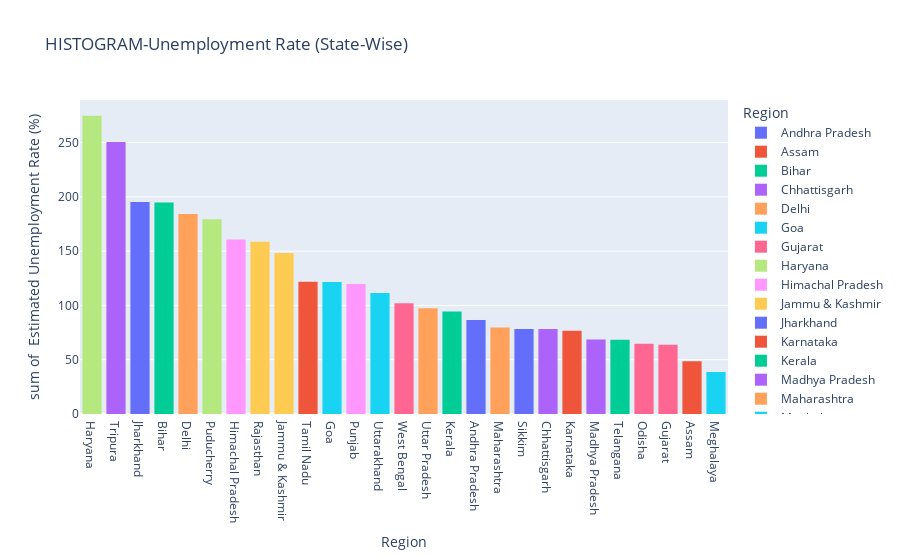

Notebook code cell kept with this figure:
### Code cell
f=pix.histogram(df,x='Region',y=' Estimated Unemployment Rate (%)',color='Region',
          title='  HISTOGRAM-Unemployment Rate (State-Wise)',template='plotly')
f.update_layout(xaxis={'categoryorder':'total descending'})
f.show()

### Figure 1 — Plotly figure (JSON) as saved in the notebook; plotly's stock layout.template omitted (floating-point values rounded to 4 significant figures)
{"data": [{"alignmentgroup": "True", "bingroup": "x", "histfunc": "sum", "hovertemplate": "Region=%{x}<br>sum of  Estimated Unemployment Rate (%)=%{y}<extra></extra>", "legendgroup": "Andhra Pradesh", "marker": {"color": "#636efa", "pattern": {"shape": ""}}, "name": "Andhra Pradesh", "offsetgroup": "Andhra Pradesh", "orientation": "v", "showlegend": true, "type": "histogram", "x": ["Andhra Pradesh", "Andhra Pradesh", "Andhra Pradesh", "Andhra Pradesh", "Andhra Pradesh", "Andhra Pradesh", "Andhra Pradesh", "Andhra Pradesh", "Andhra Pradesh", "Andhra Pradesh"], "xaxis": "x", "y": [5.48, 5.83, 5.79, 20.51, 17.43, 3.31, 8.34, 6.96, 6.4, 6.59], "yaxis": "y"}, {"alignmentgroup": "True", "bingroup": "x", "histfunc": "sum", "hovertemplate": "Region=%{x}<br>sum of  Estimated Unemployment Rate (%)=%{y}<extra></extra>", "legendgroup": "Assam", "marker": {"color": "#EF553B", "pattern": {"shape": ""}}, "name": "Assam", "offsetgroup": "Assam", "orientation": "v", "showlegend": true, "type": "histogram", "x": ["Assam", "Assam", "Assam", "Assam", "Assam", "Assam", "Assam", "Assam", "Assam", "Assam"], "xaxis": "x", "y": [4.66, 4.41, 4.77, 11.06, 9.55, 0.6, 3.77, 5.53, 1.19, 3.02], "yaxis": "y"}, {"alignmentgroup": "True", "bingroup": "x", "histfunc": "sum", "hovertemplate": "Region=%{x}<br>sum of  Estimated Unemployment Rate (%)=%{y}<extra></extra>", "legendgroup": "Bihar", "marker": {"color": "#00cc96", "pattern": {"shape": ""}}, "name": "Bihar", "offsetgroup": "Bihar", "orientation": "v", "showlegend": true, "type": "histogram", "x": ["Bihar", "Bihar", "Bihar", "Bihar", "Bihar", "Bihar", "Bihar", "Bihar", "Bihar", "Bihar"], "xaxis": "x", "y": [10.61, 10.29, 15.43, 46.64, 45.96, 17.82, 12.79, 13.44, 11.91, 9.82], "yaxis": "y"}, {"alignmentgroup": "True", "bingroup": "x", "histfunc": "sum", "hovertemplate": "Region=%{x}<br>sum of  Estimated Unemployment Rate (%)=%{y}<extra></extra>", "legendgroup": "Chhattisgarh", "marker": {"color": "#ab63fa", "pattern": {"shape": ""}}, "name": "Chhattisgarh", "offsetgroup": "Chhattisgarh", "orientation": "v", "showlegend": true, "type": "histogram", "x": ["Chhattisgarh", "Chhattisgarh", "Chhattisgarh", "Chhattisgarh", "Chhattisgarh", "Chhattisgarh", "Chhattisgarh", "Chhattisgarh", "Chhattisgarh", "Chhattisgarh"], "xaxis": "x", "y": [9.65, 8.38, 7.54, 3.41, 10.5, 14.23, 10.27, 5.63, 1.96, 6.62], "yaxis": "y"}, {"alignmentgroup": "True", "bingroup": "x", "histfunc": "sum", "hovertemplate": "Region=%{x}<br>sum of  Estimated Unemployment Rate (%)=%{y}<extra></extra>", "legendgroup": "Delhi", "marker": {"color": "#FFA15A", "pattern": {"shape": ""}}, "name": "Delhi", "offsetgroup": "Delhi", "orientation": "v", "showlegend": true, "type": "histogram", "x": ["Delhi", "Delhi", "Delhi", "Delhi", "Delhi", "Delhi", "Delhi", "Delhi", "Delhi", "Delhi"], "xaxis": "x", "y": [22.23, 14.84, 17.04, 16.68, 42.27, 18.19, 20.3, 13.79, 12.53, 6.27], "yaxis": "y"}, {"alignmentgroup": "True", "bingroup": "x", "histfunc": "sum", "hovertemplate": "Region=%{x}<br>sum of  Estimated Unemployment Rate (%)=%{y}<extra></extra>", "legendgroup": "Goa", "marker": {"color": "#19d3f3", "pattern": {"shape": ""}}, "name": "Goa", "offsetgroup": "Goa", "orientation": "v", "showlegend": true, "type": "histogram", "x": ["Goa", "Goa", "Goa", "Goa", "Goa", "Goa", "Goa", "Goa", "Goa", "Goa"], "xaxis": "x", "y": [8.89, 2.81, 5.25, 13.31, 21.25, 9.96, 17.07, 16.21, 15.38, 11.54], "yaxis": "y"}, {"alignmentgroup": "True", "bingroup": "x", "histfunc": "sum", "hovertemplate": "Region=%{x}<br>sum of  Estimated Unemployment Rate (%)=%{y}<extra></extra>", "legendgroup": "Gujarat", "marker": {"color": "#FF6692", "pattern": {"shape": ""}}, "name": "Gujarat", "offsetgroup": "Gujarat", "orientation": "v", "showlegend": true, "type": "histogram", "x": ["Gujarat", "Gujarat", "Gujarat", "Gujarat", "Gujarat", "Gujarat", "Gujarat", "Gujarat", "Gujarat", "Gujarat"], "xaxis": "x", "y": [5.54, 6.38, 6.66, 18.71, 12.11, 3.2, 1.84, 1.87, 3.42, 4.03], "yaxis": "y"}, {"alignmentgroup": "True", "bingroup": "x", "histfunc": "sum", "hovertemplate": "Region=%{x}<br>sum of  Estimated Unemployment Rate (%)=%{y}<extra></extra>", "legendgroup": "Haryana", "marker": {"color": "#B6E880", "pattern": {"shape": ""}}, "name": "Haryana", "offsetgroup": "Haryana", "orientation": "v", "showlegend": true, "type": "histogram", "x": ["Haryana", "Haryana", "Haryana", "Haryana", "Haryana", "Haryana", "Haryana", "Haryana", "Haryana", "Haryana"], "xaxis": "x", "y": [20.34, 25.77, 25.05, 43.22, 29.02, 26.7, 24.18, 33.5, 19.68, 27.31], "yaxis": "y"}, {"alignmentgroup": "True", "bingroup": "x", "histfunc": "sum", "hovertemplate": "Region=%{x}<br>sum of  Estimated Unemployment Rate (%)=%{y}<extra></extra>", "legendgroup": "Himachal Pradesh", "marker": {"color": "#FF97FF", "pattern": {"shape": ""}}, "name": "Himachal Pradesh", "offsetgroup": "Himachal Pradesh", "orientation": "v", "showlegend": true, "type": "histogram", "x": ["Himachal Pradesh", "Himachal Pradesh", "Himachal Pradesh", "Himachal Pradesh", "Himachal Pradesh", "Himachal Pradesh", "Himachal Pradesh", "Himachal Pradesh", "Himachal Pradesh", "Himachal Pradesh"], "xaxis": "x", "y": [16.83, 16.84, 18.76, 2.2, 26.95, 13.47, 24.31, 15.79, 12.04, 13.46], "yaxis": "y"}, {"alignmentgroup": "True", "bingroup": "x", "histfunc": "sum", "hovertemplate": "Region=%{x}<br>sum of  Estimated Unemployment Rate (%)=%{y}<extra></extra>", "legendgroup": "Jammu & Kashmir", "marker": {"color": "#FECB52", "pattern": {"shape": ""}}, "name": "Jammu & Kashmir", "offsetgroup": "Jammu & Kashmir", "orientation": "v", "showlegend": true, "type": "histogram", "x": ["Jammu & Kashmir", "Jammu & Kashmir", "Jammu & Kashmir", "Jammu & Kashmir", "Jammu & Kashmir", "Jammu & Kashmir", "Jammu & Kashmir", "Jammu & Kashmir", "Jammu & Kashmir"], "xaxis": "x", "y": [21.08, 20.78, 15.5, 18.74, 17.92, 10.88, 11.09, 16.17, 16.14], "yaxis": "y"}, {"alignmentgroup": "True", "bingroup": "x", "histfunc": "sum", "hovertemplate": "Region=%{x}<br>sum of  Estimated Unemployment Rate (%)=%{y}<extra></extra>", "legendgroup": "Jharkhand", "marker": {"color": "#636efa", "pattern": {"shape": ""}}, "name": "Jharkhand", "offsetgroup": "Jharkhand", "orientation": "v", "showlegend": true, "type": "histogram", "x": ["Jharkhand", "Jharkhand", "Jharkhand", "Jharkhand", "Jharkhand", "Jharkhand", "Jharkhand", "Jharkhand", "Jharkhand", "Jharkhand"], "xaxis": "x", "y": [10.61, 11.85, 8.23, 47.09, 59.23, 20.95, 7.63, 9.76, 8.24, 11.8], "yaxis": "y"}, {"alignmentgroup": "True", "bingroup": "x", "histfunc": "sum", "hovertemplate": "Region=%{x}<br>sum of  Estimated Unemployment Rate (%)=%{y}<extra></extra>", "legendgroup": "Karnataka", "marker": {"color": "#EF553B", "pattern": {"shape": ""}}, "name": "Karnataka", "offsetgroup": "Karnataka", "orientation": "v", "showlegend": true, "type": "histogram", "x": ["Karnataka", "Karnataka", "Karnataka", "Karnataka", "Karnataka", "Karnataka", "Karnataka", "Karnataka", "Karnataka", "Karnataka"], "xaxis": "x", "y": [2.86, 3.61, 3.46, 29.84, 19.97, 8.44, 4.01, 0.5, 2.41, 1.58], "yaxis": "y"}, {"alignmentgroup": "True", "bingroup": "x", "histfunc": "sum", "hovertemplate": "Region=%{x}<br>sum of  Estimated Unemployment Rate (%)=%{y}<extra></extra>", "legendgroup": "Kerala", "marker": {"color": "#00cc96", "pattern": {"shape": ""}}, "name": "Kerala", "offsetgroup": "Kerala", "orientation": "v", "showlegend": true, "type": "histogram", "x": ["Kerala", "Kerala", "Kerala", "Kerala", "Kerala", "Kerala", "Kerala", "Kerala", "Kerala", "Kerala"], "xaxis": "x", "y": [5.31, 7.6, 8.99, 16.99, 17.88, 9.71, 7.09, 10.98, 5.91, 3.88], "yaxis": "y"}, {"alignmentgroup": "True", "bingroup": "x", "histfunc": "sum", "hovertemplate": "Region=%{x}<br>sum of  Estimated Unemployment Rate (%)=%{y}<extra></extra>", "legendgroup": "Madhya Pradesh", "marker": {"color": "#ab63fa", "pattern": {"shape": ""}}, "name": "Madhya Pradesh", "offsetgroup": "Madhya Pradesh", "orientation": "v", "showlegend": true, "type": "histogram", "x": ["Madhya Pradesh", "Madhya Pradesh", "Madhya Pradesh", "Madhya Pradesh", "Madhya Pradesh", "Madhya Pradesh", "Madhya Pradesh", "Madhya Pradesh", "Madhya Pradesh", "Madhya Pradesh"], "xaxis": "x", "y": [4.11, 4.57, 2.22, 12.36, 21.98, 6.48, 5.08, 4.7, 3.91, 3.13], "yaxis": "y"}, {"alignmentgroup": "True", "bingroup": "x", "histfunc": "sum", "hovertemplate": "Region=%{x}<br>sum of  Estimated Unemployment Rate (%)=%{y}<extra></extra>", "legendgroup": "Maharashtra", "marker": {"color": "#FFA15A", "pattern": {"shape": ""}}, "name": "Maharashtra", "offsetgroup": "Maharashtra", "orientation": "v", "showlegend": true, "type": "histogram", "x": ["Maharashtra", "Maharashtra", "Maharashtra", "Maharashtra", "Maharashtra", "Maharashtra", "Maharashtra", "Maharashtra", "Maharashtra", "Maharashtra"], "xaxis": "x", "y": [4.95, 4.69, 5.79, 20.9, 15.46, 9.23, 3.89, 6.23, 4.55, 4.1], "yaxis": "y"}, {"alignmentgroup": "True", "bingroup": "x", "histfunc": "sum", "hovertemplate": "Region=%{x}<br>sum of  Estimated Unemployment Rate (%)=%{y}<extra></extra>", "legendgroup": "Meghalaya", "marker": {"color": "#19d3f3", "pattern": {"shape": ""}}, "name": "Meghalaya", "offsetgroup": "Meghalaya", "orientation": "v", "showlegend": true, "type": "histogram", "x": ["Meghalaya", "Meghalaya", "Meghalaya", "Meghalaya", "Meghalaya", "Meghalaya", "Meghalaya", "Meghalaya", "Meghalaya", "Meghalaya"], "xaxis": "x", "y": [1.66, 3.59, 1.58, 10.03, 5.92, 1.15, 2.1, 3.74, 4.29, 4.6], "yaxis": "y"}, {"alignmentgroup": "True", "bingroup": "x", "histfunc": "sum", "hovertemplate": "Region=%{x}<br>sum of  Estimated Unemployment Rate (%)=%{y}<extra></extra>", "legendgroup": "Odisha", "marker": {"color": "#FF6692", "pattern": {"shape": ""}}, "name": "Odisha", "offsetgroup": "Odisha", "orientation": "v", "showlegend": true, "type": "histogram", "x": ["Odisha", "Odisha", "Odisha", "Odisha", "Odisha", "Odisha", "Odisha", "Odisha", "Odisha", "Odisha"], "xaxis": "x", "y": [1.9, 3.12, 13.08, 23.76, 11.41, 3.77, 1.88, 1.42, 2.1, 2.18], "yaxis": "y"}, {"alignmentgroup": "True", "bingroup": "x", "histfunc": "sum", "hovertemplate": "Region=%{x}<br>sum of  Estimated Unemployment Rate (%)=%{y}<extra></extra>", "legendgroup": "Puducherry", "marker": {"color": "#B6E880", "pattern": {"shape": ""}}, "name": "Puducherry", "offsetgroup": "Puducherry", "orientation": "v", "showlegend": true, "type": "histogram", "x": ["Puducherry", "Puducherry", "Puducherry", "Puducherry", "Puducherry", "Puducherry", "Puducherry", "Puducherry", "Puducherry", "Puducherry"], "xaxis": "x", "y": [0.58, 1.76, 1.2, 75.85, 58.19, 4.24, 15.47, 5.05, 10.9, 6.18], "yaxis": "y"}, {"alignmentgroup": "True", "bingroup": "x", "histfunc": "sum", "hovertemplate": "Region=%{x}<br>sum of  Estimated Unemployment Rate (%)=%{y}<extra></extra>", "legendgroup": "Punjab", "marker": {"color": "#FF97FF", "pattern": {"shape": ""}}, "name": "Punjab", "offsetgroup": "Punjab", "orientation": "v", "showlegend": true, "type": "histogram", "x": ["Punjab", "Punjab", "Punjab", "Punjab", "Punjab", "Punjab", "Punjab", "Punjab", "Punjab", "Punjab"], "xaxis": "x", "y": [11.11, 10.97, 10.32, 2.86, 28.33, 16.55, 9.19, 10.99, 9.61, 9.88], "yaxis": "y"}, {"alignmentgroup": "True", "bingroup": "x", "histfunc": "sum", "hovertemplate": "Region=%{x}<br>sum of  Estimated Unemployment Rate (%)=%{y}<extra></extra>", "legendgroup": "Rajasthan", "marker": {"color": "#FECB52", "pattern": {"shape": ""}}, "name": "Rajasthan", "offsetgroup": "Rajasthan", "orientation": "v", "showlegend": true, "type": "histogram", "x": ["Rajasthan", "Rajasthan", "Rajasthan", "Rajasthan", "Rajasthan", "Rajasthan", "Rajasthan", "Rajasthan", "Rajasthan", "Rajasthan"], "xaxis": "x", "y": [10.97, 15.16, 11.9, 17.7, 15.74, 14.39, 15.81, 17.51, 15.35, 24.15], "yaxis": "y"}, {"alignmentgroup": "True", "bingroup": "x", "histfunc": "sum", "hovertemplate": "Region=%{x}<br>sum of  Estimated Unemployment Rate (%)=%{y}<extra></extra>", "legendgroup": "Sikkim", "marker": {"color": "#636efa", "pattern": {"shape": ""}}, "name": "Sikkim", "offsetgroup": "Sikkim", "orientation": "v", "showlegend": true, "type": "histogram", "x": ["Sikkim", "Sikkim", "Sikkim", "Sikkim", "Sikkim", "Sikkim", "Sikkim", "Sikkim"], "xaxis": "x", "y": [23.57, 2.28, 24.51, 4.46, 4.45, 12.49, 5.7, 0.88], "yaxis": "y"}, {"alignmentgroup": "True", "bingroup": "x", "histfunc": "sum", "hovertemplate": "Region=%{x}<br>sum of  Estimated Unemployment Rate (%)=%{y}<extra></extra>", "legendgroup": "Tamil Nadu", "marker": {"color": "#EF553B", "pattern": {"shape": ""}}, "name": "Tamil Nadu", "offsetgroup": "Tamil Nadu", "orientation": "v", "showlegend": true, "type": "histogram", "x": ["Tamil Nadu", "Tamil Nadu", "Tamil Nadu", "Tamil Nadu", "Tamil Nadu", "Tamil Nadu", "Tamil Nadu", "Tamil Nadu", "Tamil Nadu", "Tamil Nadu"], "xaxis": "x", "y": [1.57, 2.09, 6.4, 49.83, 33.16, 12.2, 6.81, 2.65, 5, 2.16], "yaxis": "y"}, {"alignmentgroup": "True", "bingroup": "x", "histfunc": "sum", "hovertemplate": "Region=%{x}<br>sum of  Estimated Unemployment Rate (%)=%{y}<extra></extra>", "legendgroup": "Telangana", "marker": {"color": "#00cc96", "pattern": {"shape": ""}}, "name": "Telangana", "offsetgroup": "Telangana", "orientation": "v", "showlegend": true, "type": "histogram", "x": ["Telangana", "Telangana", "Telangana", "Telangana", "Telangana", "Telangana", "Telangana", "Telangana", "Telangana", "Telangana"], "xaxis": "x", "y": [5.49, 8.29, 5.77, 6.25, 14.7, 10.55, 5.36, 5.79, 3.27, 2.86], "yaxis": "y"}, {"alignmentgroup": "True", "bingroup": "x", "histfunc": "sum", "hovertemplate": "Region=%{x}<br>sum of  Estimated Unemployment Rate (%)=%{y}<extra></extra>", "legendgroup": "Tripura", "marker": {"color": "#ab63fa", "pattern": {"shape": ""}}, "name": "Tripura", "offsetgroup": "Tripura", "orientation": "v", "showlegend": true, "type": "histogram", "x": ["Tripura", "Tripura", "Tripura", "Tripura", "Tripura", "Tripura", "Tripura", "Tripura", "Tripura", "Tripura"], "xaxis": "x", "y": [32.67, 28.4, 29.95, 41.23, 21.51, 21.71, 18.24, 27.92, 17.35, 11.57], "yaxis": "y"}, {"alignmentgroup": "True", "bingroup": "x", "histfunc": "sum", "hovertemplate": "Region=%{x}<br>sum of  Estimated Unemployment Rate (%)=%{y}<extra></extra>", "legendgroup": "Uttar Pradesh", "marker": {"color": "#FFA15A", "pattern": {"shape": ""}}, "name": "Uttar Pradesh", "offsetgroup": "Uttar Pradesh", "orientation": "v", "showlegend": true, "type": "histogram", "x": ["Uttar Pradesh", "Uttar Pradesh", "Uttar Pradesh", "Uttar Pradesh", "Uttar Pradesh", "Uttar Pradesh", "Uttar Pradesh", "Uttar Pradesh", "Uttar Pradesh", "Uttar Pradesh"], "xaxis": "x", "y": [7.58, 8.98, 10.11, 21.54, 20.41, 9.47, 5.56, 5.79, 4.18, 3.75], "yaxis": "y"}, {"alignmentgroup": "True", "bingroup": "x", "histfunc": "sum", "hovertemplate": "Region=%{x}<br>sum of  Estimated Unemployment Rate (%)=%{y}<extra></extra>", "legendgroup": "Uttarakhand", "marker": {"color": "#19d3f3", "pattern": {"shape": ""}}, "name": "Uttarakhand", "offsetgroup": "Uttarakhand", "orientation": "v", "showlegend": true, "type": "histogram", "x": ["Uttarakhand", "Uttarakhand", "Uttarakhand", "Uttarakhand", "Uttarakhand", "Uttarakhand", "Uttarakhand", "Uttarakhand", "Uttarakhand", "Uttarakhand"], "xaxis": "x", "y": [5.49, 4.99, 19.85, 6.48, 8.01, 8.61, 12.38, 14.26, 22.26, 9.23], "yaxis": "y"}, {"alignmentgroup": "True", "bingroup": "x", "histfunc": "sum", "hovertemplate": "Region=%{x}<br>sum of  Estimated Unemployment Rate (%)=%{y}<extra></extra>", "legendgroup": "West Bengal", "marker": {"color": "#FF6692", "pattern": {"shape": ""}}, "name": "West Bengal", "offsetgroup": "West Bengal", "orientation": "v", "showlegend": true, "type": "histogram", "x": ["West Bengal", "West Bengal", "West Bengal", "West Bengal", "West Bengal", "West Bengal", "West Bengal", "West Bengal", "West Bengal", "West Bengal"], "xaxis": "x", "y": [6.94, 4.92, 6.92, 17.41, 17.41, 7.29, 6.83, 14.87, 9.35, 9.98], "yaxis": "y"}], "layout": {"autosize": true, "barmode": "relative", "legend": {"title": {"text": "Region"}, "tracegroupgap": 0}, "title": {"text": "  HISTOGRAM-Unemployment Rate (State-Wise)"}, "xaxis": {"anchor": "y", "autorange": true, "categoryarray": ["Andhra Pradesh", "Assam", "Bihar", "Chhattisgarh", "Delhi", "Goa", "Gujarat", "Haryana", "Himachal Pradesh", "Jammu & Kashmir", "Jharkhand", "Karnataka", "Kerala", "Madhya Pradesh", "Maharashtra", "Meghalaya", "Odisha", "Puducherry", "Punjab", "Rajasthan", "Sikkim", "Tamil Nadu", "Telangana", "Tripura", "Uttar Pradesh", "Uttarakhand", "West Bengal"], "categoryorder": "total descending", "domain": [0, 1], "range": [-0.5, 26.5], "title": {"text": "Region"}, "type": "category"}, "yaxis": {"anchor": "x", "autorange": true, "domain": [0, 1], "range": [0, 289.2], "title": {"text": "sum of  Estimated Unemployment Rate (%)"}, "type": "linear"}}}
